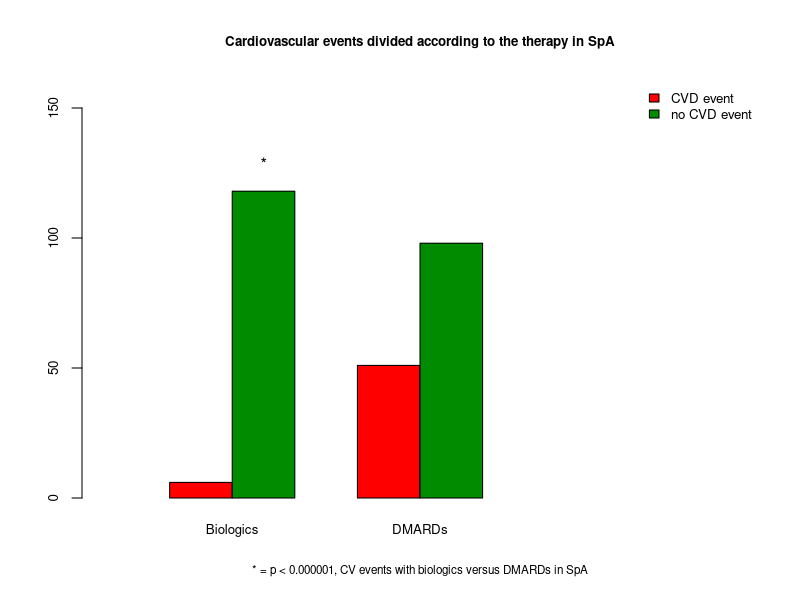

Source code (R):
setwd("~/Desktop/github/Rheuma")

mymatrix_PSA<- matrix(c(6, 118, 51, 98), 2, 2)
mymatrix_PSA
chisq.test(mymatrix_PSA)

colnames(mymatrix_PSA)<- c("Biologics", "DMARDs")
rownames(mymatrix_PSA)<- c("Evento", "No Evento")

mymatrix_PSA
barplot(mymatrix_PSA, col = c("red", "green4"), beside = TRUE, xlim=c(0, 5), width= 0.5, ylim = c(0, 160), cex.axis = 0.8, cex.names = 0.8)

legend("topright", bty = "n", legend = c("CVD event", "no CVD event"), fill = c("red", "green4"), cex= 0.8)
text(1.25, 130, "*")
title(main = "Cardiovascular events divided according to the therapy in SpA", cex.main = 0.8, xlab = "* = p < 0.000001, CV events with biologics versus DMARDs in SpA", cex.lab = 0.7)

dev.copy(jpeg, "biol_dmard_PsA.jpg")
dev.off()

